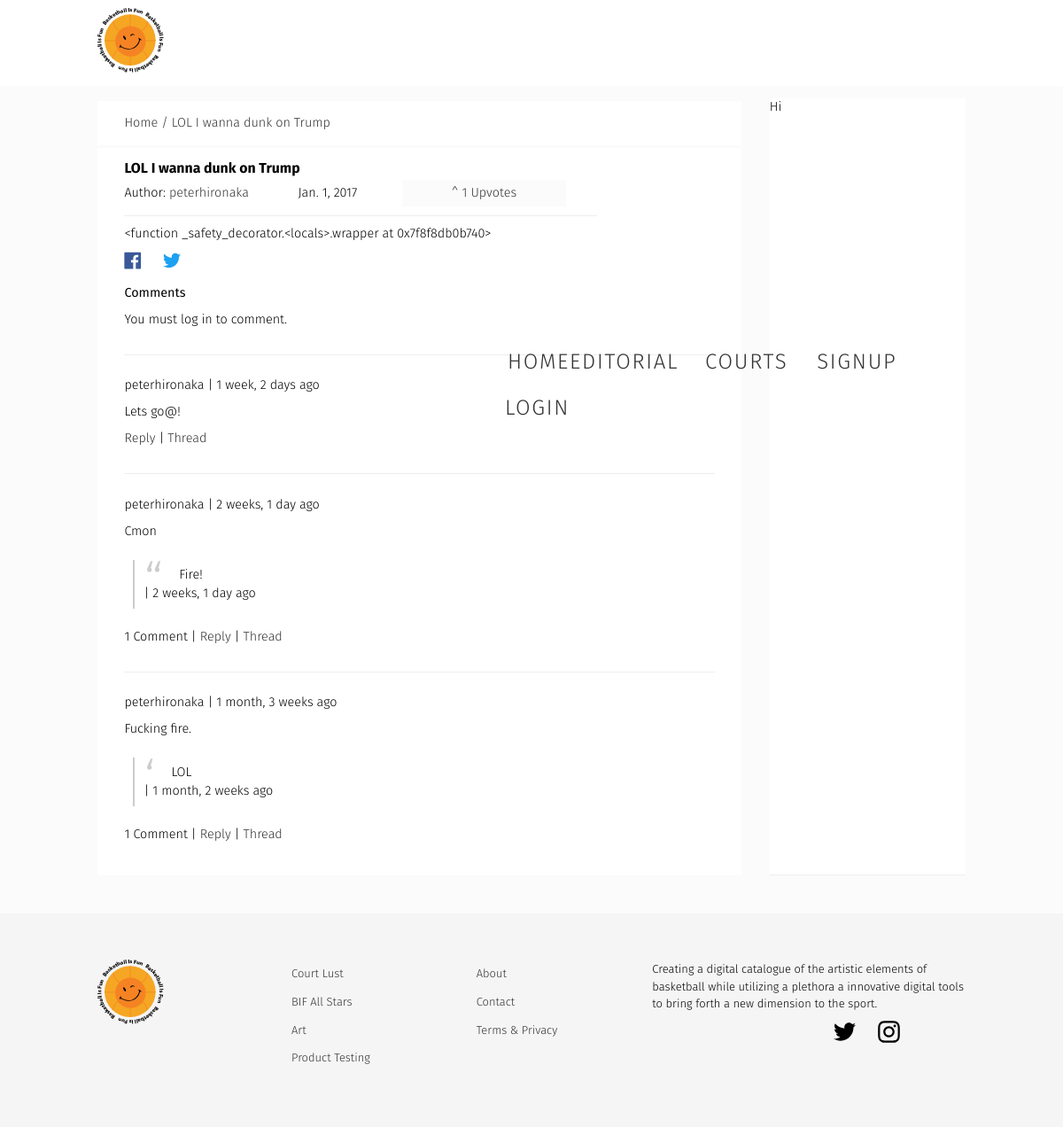
The page /forum/lol-i-wanna-dunk-on-trump/ on the database its author committed.
### forum/models.py (models this page shows, shortened)
class Forum(models.Model):
    user = models.ForeignKey(settings.AUTH_USER_MODEL, default=1)
    title = models.CharField(max_length=120)
    slug = models.SlugField(unique=True)
    height_field = models.IntegerField(default=0)
    width_field = models.IntegerField(default=0)
    content = models.TextField()
    likes = models.ManyToManyField(settings.AUTH_USER_MODEL, blank=True, related_name='forum_likes')
    draft = models.BooleanField(default=False)
    publish = models.DateField(auto_now=False, auto_now_add=False)
    updated = models.DateTimeField(auto_now=True, auto_now_add=False)
    timestamp = models.DateTimeField(auto_now=False, auto_now_add=True)
    objects = ForumManager()
    def get_absolute_url(self):
        return reverse("forum:detail", kwargs={"slug": self.slug})
    def get_like_url(self):
        return reverse("forum:like-toggle", kwargs={"slug": self.slug})
    def get_api_like_url(self):
        return reverse("forum:like-api-toggle", kwargs={"slug": self.slug})
    class Meta:
        ordering = ["-timestamp", "-updated"]
    def get_markdown(self):
        content = self.content
        markdown_text = markdown(content)
        return mark_safe(markdown_text)
    @property
    def comments(self):
        instance = self
        qs = Comment.objects.filter_by_instance(instance)
        return qs
    @property
    def get_content_type(self):
        instance = self
        content_type = ContentType.objects.get_for_model(instance.__class__)
        return content_type

### comments/models.py (models this page shows, shortened)
class Comment(models.Model):
    user        = models.ForeignKey(settings.AUTH_USER_MODEL, default=1)
    content_type = models.ForeignKey(ContentType, on_delete=models.CASCADE)
    object_id = models.PositiveIntegerField()
    content_object = GenericForeignKey('content_type', 'object_id')
    parent      = models.ForeignKey("self", null=True, blank=True)
    content     = models.TextField()
    timestamp   = models.DateTimeField(auto_now_add=True)
    objects = CommentManager()
    class Meta:
        ordering = ['-timestamp']
    def get_absolute_url(self):
        return reverse("comments:thread", kwargs={"id": self.id})
    def children(self): #replies
        return Comment.objects.filter(parent=self)

### forum/views.py (the view, shortened to what this page needs)
# urls.py: url(r'^forum/(?P<slug>[\w-]+)/$', forum_detail, name='detail'),
def forum_detail(request, slug=None):
	instance = get_object_or_404(Forum, slug=slug)
	if instance.publish > timezone.now().date() or instance.draft:
		if not request.user:
			raise Http404
	share_string = quote_plus(instance.content)
	initial_data = {
			"content_type": instance.get_content_type,
			"object_id": instance.id
	}
	form = CommentForm(request.POST or None, initial=initial_data)
	comments = instance.comments
	context = {
		"title": instance.title,
		"instance": instance,
		"share_string": share_string,
		"comments": comments,
		"comment_form":form,
	}
	return render(request, "forum_detail.html", context)

### comments/models.py (called while the page is built)
    def filter_by_instance(self, instance):
        content_type = ContentType.objects.get_for_model(instance.__class__)
        obj_id = instance.id
        qs = super(CommentManager, self).filter(content_type=content_type, object_id= obj_id).filter(parent=None)
        return qs

### posts/templatetags/urlify.py (called while the page is built)
@register.filter
def urlify(value):
	return quote_plus(value)

### templates/forum_detail.html (shortened to what this page needs)
{% extends "base.html" %}
{% load urlify %}
{% load crispy_forms_tags %}
{% block post_detail_link %}
<div class="forum-content--detail">
    <ol class="breadcrumb">
        <li ><a href='{% url "forum:list" %}'>Home /</a> </li>
        <li><a href='{{ instance.get_absolute_url }}'> {{instance.title}} </a></li>
    </ol>
{% endblock  %}
{% block content %}
<div class="forum-content--post">
<h3>{{ title }} <small>{% if instance.draft %}<span style='color:red;'>Draft</span> {% endif %}</small></h3>
<div class="caption">
<p>Author: <a href="/profiles/{{ instance.user }}">{{ instance.user }}</a></p>
<p>{{ instance.publish }}</p>
<a class='like-btn' data-href='{{ instance.get_api_like_url }}' data-likes='{{ instance.likes.count }}' href='{{ instance.get_like_url }}'> ^ {{ instance.likes.count }} Upvotes</a>
    </div>
   <div class='post-detail-item'>{{ instance.get_markdown }}</div>
<a href="https://www.facebook.com/sharer/sharer.php?u={{ request.build_absolute_uri }}={{ share_string }}">
</a>
<a href="https://twitter.com/home?status={{ instance.content|truncatechars:80|urlify }}%20{{ request.build_absolute_uri }}={{ share_string }}">
</a>
    <div>
        <p class='lead'>Comments</p>
        {% if request.user.is_authenticated %}
        <form method="POST" action="."> {% csrf_token %}
            {{ comment_form|crispy }}
            <input type='submit' value='Post comment' class='search-button'>
        </form>
        {% else %}
        <p>You must log in to comment.</p>
        {% endif %}
        {% for comment in comments %}
        <div class="forum-content--comments">
          <p> {{ comment.user }} | {{ comment.timestamp|timesince }} ago  </p>
          <p>{{ comment.content }}</p>
           {% for child_comment in comment.children %}
                <blockquote>
                <p>{{ child_comment.content }}</p>
                <div> | {{ child_comment.timestamp|timesince }} ago</div>
                </blockquote>
             {% endfor %}
          <div> {% if comment.children.count > 0 %}{{ comment.children.count }} Comment{% if comment.children.count > 1 %}s{% endif %} | {% endif %} <a class='comment-reply-btn' href='#'>Reply</a> | <a class='' href='{{ comment.get_absolute_url }}'>Thread</a></div>
        </div>
        {% endfor %}
    </div>
</div>
</div>
<aside>
    Hi
</aside>
{% endblock content %}

### static/css/base.css (style rules this page uses)
html, body { min-height: 100%; margin: 0; }
body { font-family: 'Fira Sans', sans-serif; margin: 0; border: 0; padding: 0; font-weight: 300; -webkit-text-size-adjust: 100%; -webkit-font-feature-settings: "kern" 1; -moz-font-feature-settings: "kern" 1; -o-font-feature-settings: "kern" 1; font-feature-settings: "kern" 1; font-kerning: normal; background-color: #fbfbfb; line-height: 1.4; font-size: .9em; overflow-x: hidden; }
a { color: #333; text-decoration: none; }
p { margin: 10px 0; }
h1, h2, h3, h4 { margin: 0; }
li { list-style: none; }
blockquote { border-left: 2px solid #ccc; margin: 1.5em 10px; padding: 0.5em 10px; quotes: "\201C""\201D""\2018""\2019"; }
blockquote:before { color: #ccc; content: open-quote; font-size: 4em; line-height: 0.1em; margin-right: 0.25em; vertical-align: -0.4em; }
blockquote p { display: inline; }
.breadcrumb { background: white; padding: 15px 0px; margin: 3px 0; }
.breadcrumb li { display: inline; }
h3 { font-size: 1.1em; line-height: 1; margin: 0; padding: 8px 0 0; }
.lead { font-weight: 400; }
.post-detail-item { max-width: 80%; padding: 10px 0; border-top: 1px solid #eee; }
.forum-content--detail { grid-column: 1 / 4; margin:1em 0 0; }
.forum-content--detail .breadcrumb { padding-left: 30px; }
.like-btn { background: #fbfbfb; padding: 5px; margin: 5px 11px 10px 0px; text-align: center; }
.page-content, aside { background: white; margin: 1em 0 0; padding: 0em 0 1em; border-bottom: 1px solid #eee; }
aside { grid-column: auto / span 1; }
.forum-content--post , .page-content--full { background: white; padding: 7px 30px; margin: 0; }
.forum-content--comments { margin: 2em 0; padding: 1em 0 0 0; border-top: 1px solid #eee; }
.caption { display: grid; grid-template-columns: 1fr .6fr 1fr .4fr .4fr ; padding: 0; }
.caption p { height: auto; }
.social { max-width: 20px; margin-left: 20px; }

### rows shown on the page
Forum: title "LOL I wanna dunk on Trump", user "peterhironaka", publish "Jan. 1, 2017", likes.count "1", get_markdown "<function _safety_decorator.<locals>.wrapper at 0x7f8f8db0b740>"
Comment: user "peterhironaka", timestamp "1 week, 2 days", content "Lets go@!"
Comment: user "peterhironaka", timestamp "2 weeks, 1 day", content "Cmon", children.count "1"
Comment: content "Fire!", timestamp "2 weeks, 1 day"
Comment: user "peterhironaka", timestamp "1 month, 3 weeks", content "Fucking fire.", children.count "1"
Comment: content "LOL", timestamp "1 month, 2 weeks"
